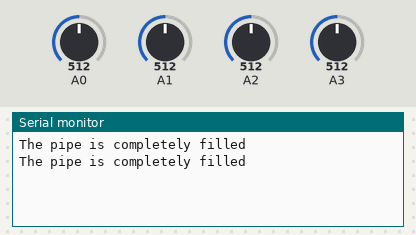
Simulated run of this sketch. Board: Arduino Uno, built with avr-gcc and run on an emulated ATmega328P. Shown: the last lines printed to the serial monitor. Inputs (shaded band) come from the test bench; at power-on: A0 = 512, A1 = 512, A2 = 512, A3 = 512.

Above: at 2.8 s.
2.9 s: A0 set to 929
At 4.7 s:
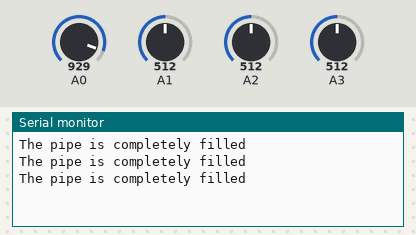
5.6 s: A0 set to 951
At 7.4 s:
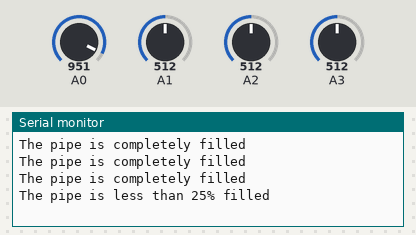

Measured:
- the behaviour switches between 941 and 942 on A0 (found by bisection; images 1 and 2)
- after the input at 5.6 s, the serial monitor: prints a new line after 0.40 s (image 2)

The sketch:

Flow_Level_Indicator.ino
```cpp
#define LEVEL0 A0
#define LEVEL1 A1
#define LEVEL2 A2
#define LEVEL3 A3

#define THRESHOLD 4600

float level0=0;
float level1=0;
float level2=0;
float level3=0;

void setup()
{
        Serial.begin(9600);
}

void loop()
{
        level0 = getVoltage(LEVEL0);
        level1 = getVoltage(LEVEL1);
        level2 = getVoltage(LEVEL2);
        level3 = getVoltage(LEVEL3);

        if(level0<THRESHOLD) //Level0 full
        {
            if(level1<THRESHOLD)
            {
                if(level2<THRESHOLD)
                {
                    if(level3<THRESHOLD)
                    {
                        Serial.println("The pipe is completely filled");
                    }
                    else{Serial.println("The pipe is 75% filled");}
                }
                else{Serial.println("The pipe is 50% filled");}
            }
            else{Serial.println("The pipe is 25% filled");}
        }
        else{Serial.println("The pipe is less than 25% filled");}

        delay(2000);
}
```

getVoltage.ino
```cpp
float signalValue=0;
float voltage=0;

float getVoltage(int voltagePin)
{
        signalValue = analogRead(voltagePin);
        voltage = (signalValue*5000)/1023;

        return voltage;
}
```
